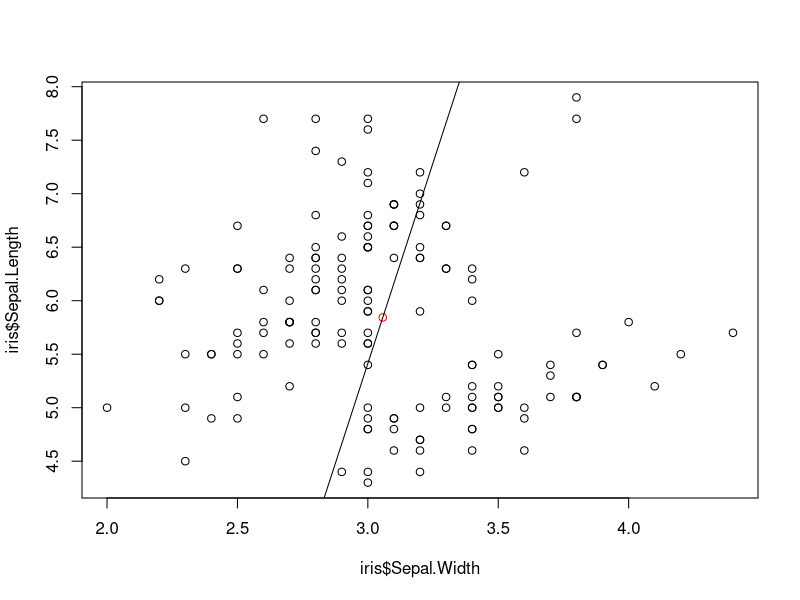
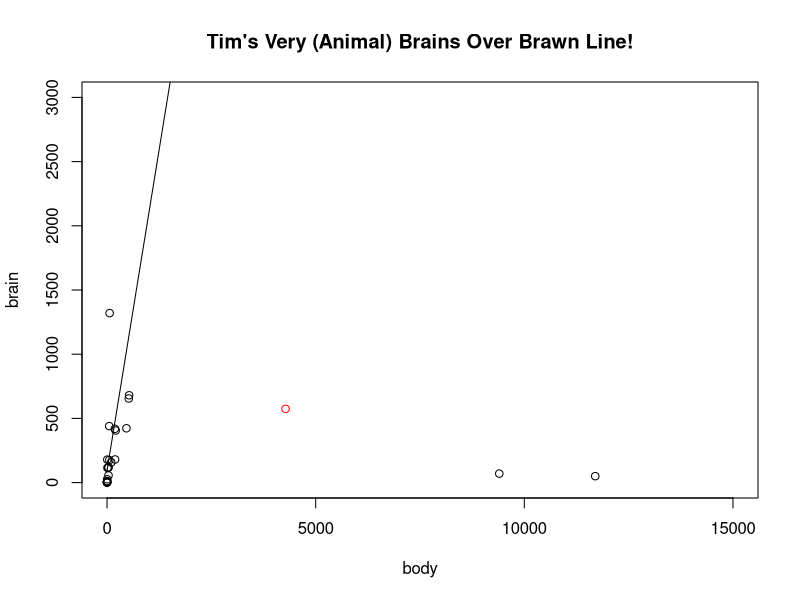

These figures' R source, in order:
#Load Iris Data set into R's memory
data(iris)

#Look at top 6 rows
head(iris)

#Get the entries in the "Sepal.width" column
iris$Sepal.Width

#Calculate mean of "Sepal.Length" column 
mean(iris$Sepal.Length)

#Calculate the standard deviation of "Sepal.Width column
sd(iris$Sepal.Width)

#Create scatter plot of Sepal width vs. Sepal Length
plot(x= iris$Sepal.Width, y =iris$Sepal.Length)

#Find the center of the iris data
data_center_x <- mean(iris$Sepal.Width)
data_center_y <- mean(iris$Sepal.Length)
c(data_center_x, data_center_y)

#Add a red point at the center of the existing plot
points(x = data_center_x , y = data_center_y , col = "red")

#calculate the coordinates of points on a line 
#given the x- and y- coordinates of a known point and a slope

#the four arguments to line_point_slope() are:
#the x-value for which to calculate the y-value output
#the x-coordinate of the known point along the line.
#the y-coordinate of the known point along the line.
#the slope of the line.
line_point_slope <-  function(x, x1, y1, slope)
{
  get_y_intercept <- 
    function(x1, y1, slope)
      return(-(x1*slope)+ y1)
  
  linear <- 
    function(x1, yint, slope)
      return(yint + x*slope)
  
  return(linear(x,get_y_intercept(x1,y1,slope), slope))
}

#plot(x = iris$Sepal.Width, y = iris$Sepal.Length)
#Use curve() to add a line or other curve to the existing plot
curve(
  line_point_slope(
    x, 
    data_center_x, 
    data_center_y,
    7.5
    ), 
  add = TRUE)


# Try to re-use and modify the code above to work with other datasets. 
#Experiment with plotting other lines to graphically describe the data.

#Load MASS package 
library(MASS)

#Load Animals data set
data(Animals)

#Look at first 6 rows
head(Animals)

#Get the entries in the "body" column
Animals$body

#Calculate mean of "brain" column 
mean(Animals$brain)

#Calculate the standard deviation of "body" column
sd(Animals$body)

#Create scatter plot of body vs. brain
plot(x= Animals$body, y = Animals$brain, main = "Tim's Very (Animal) Brains Over Brawn Line!",
     xlab = "body", ylab = "brain", xlim = c(0,15000), ylim = c(0,3000) )

#Find the center of the Animals data
data_center_x <- mean(Animals$body)
data_center_y <- mean(Animals$brain)
c(data_center_x, data_center_y)

#Add a red point at the center of the existing plot
points(x = data_center_x , y = data_center_y , col = "red")

#calculate the coordinates of points on a line 
#given the x- and y- coordinates of a known point and a slope

#the four arguments to line_point_slope() are:
#the x-value for which to calculate the y-value output
#the x-coordinate of the known point along the line.
#the y-coordinate of the known point along the line.
#the slope of the line.
line_point_slope <-  function(x, x1, y1, slope)
{
  get_y_intercept <- 
    function(x1, y1, slope)
      return(-(x1*slope)+ y1)
  
  linear <- 
    function(x1, yint, slope)
      return(yint + x*slope)
  
  return(linear(x,get_y_intercept(x1,y1,slope), slope))
}

#plot(x = iris$Sepal.Width, y = iris$Sepal.Length)
#Use curve() to add a line or other curve to the existing plot
curve(
  line_point_slope(
    x, 
    10, 
   115 ,
  2
  ), 
  add = TRUE)


